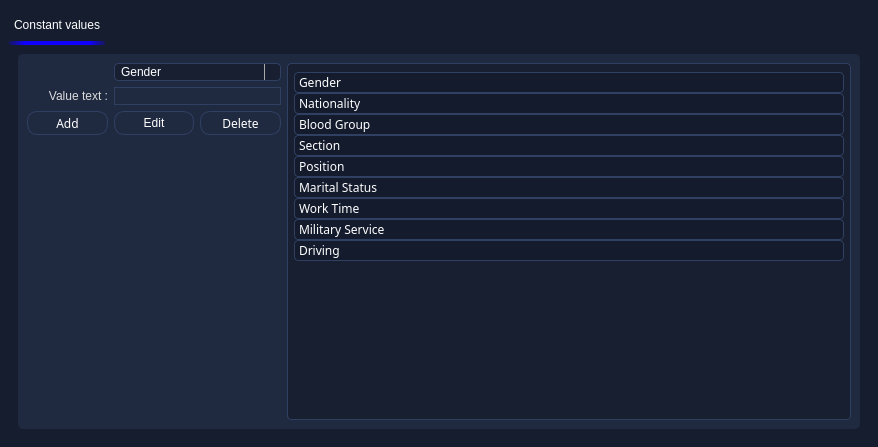
<?xml version="1.0" encoding="UTF-8"?>
<ui version="4.0">
 <class>settings</class>
 <widget class="QMainWindow" name="settings">
  <property name="geometry">
   <rect>
    <x>0</x>
    <y>0</y>
    <width>878</width>
    <height>447</height>
   </rect>
  </property>
  <property name="minimumSize">
   <size>
    <width>878</width>
    <height>447</height>
   </size>
  </property>
  <property name="maximumSize">
   <size>
    <width>878</width>
    <height>447</height>
   </size>
  </property>
  <property name="windowTitle">
   <string>settings</string>
  </property>
  <property name="windowIcon">
   <iconset>
    <normaloff>icons/hr logo.png</normaloff>icons/hr logo.png</iconset>
  </property>
  <property name="styleSheet">
   <string notr="true">background-color: rgb(21, 29, 47);</string>
  </property>
  <widget class="QWidget" name="centralwidget">
   <layout class="QGridLayout" name="gridLayout">
    <item row="0" column="0">
     <widget class="QTabWidget" name="tabWidget">
      <property name="styleSheet">
       <string notr="true">
QTabWidget::pane {
    border-top: 0px solid #C2C7CB;
}
QTabWidget::tab-bar {
    left: 0px; 
}
QTabBar::tab {
	background-color: qlineargradient(spread:pad, x1:0, y1:0, x2:1, y2:0, stop:0 rgba(0, 0, 0, 0), stop:1 rgba(255, 255, 255, 0));
    border: 0px solid rgb(0, 0, 0);
    min-width: 53ex;
    padding: 09px;
	color:rgb(255,255,255)
}
#frame_54,QProgressBar,QLineEdit{
background-color: qradialgradient(spread:pad, cx:0.5, cy:0.5, radius:0.5, fx:0.5, fy:0.5, stop:0.243781 rgba(62, 62, 62, 0));
}
QTabBar::tab:selected, QTabBar::tab:hover {
    background:qradialgradient(spread:pad, cx:0.5, cy:0.5, radius:0.5, fx:0.5, fy:0.5, stop:0.243781 rgba(62, 62, 62, 0));

	border-bottom: 4px solid qlineargradient(spread:pad, x1:0, y1:0, x2:1, y2:0, stop:0 rgba(0, 112, 187, 0), stop:0.263682 rgba(0, 112, 187, 255), stop:0.517413 rgba(0, 112, 187, 255), stop:0.766169 rgba(0, 112, 187, 255), stop:1 rgba(0, 112, 187, 0));
}

 
QTabBar::tab:selected {
    border-color:  qlineargradient(spread:pad, x1:0, y1:0, x2:1, y2:0, stop:0 rgba(0, 112, 187, 0), stop:0.189055 rgba(17, 0, 255, 255), stop:0.517413 rgba(17, 0, 255, 255), stop:0.81592 rgba(17, 0, 255, 255), stop:1 rgba(0, 112, 187, 0));
}
QTabBar::tab:!selected {
    margin-bottom: 4px; 
}
QTabBar::tab:selected {
    margin-left: -4px;
    margin-right: -4px;
}

#frame{
background-color: rgb(31, 41, 64);
 border-radius: 5px;
color:rgb(255,255,255);
	
}
QLabel,QCheckBox{

color: rgb(220, 220, 220);
}

QComboBox::drop-down {

    border-left-width: 1px;
    border-left-color: darkgray;
    border-left-style: solid;
    border-top-right-radius: 3px;
}

#edit{
border: 2px solid rgb(198, 116, 69);
color: rgb(220, 220, 220);
}
#delete_item{
border: 2px solid rgb(218, 0, 3);
color: rgb(220, 220, 220);
}
#add_new_item{
border: 2px solid rgb(45, 208, 0);
color: rgb(220, 220, 220);
}
#edit:pressed , #delete_item:pressed , #add_new_item:pressed{
color: rgb(255, 255, 255);
	background-color: rgb(21, 29, 47);
}






QLabel,QCheckBox{
background-color: qradialgradient(spread:pad, cx:0.5, cy:0.5, radius:0.5, fx:0.5, fy:0.5, stop:0.243781 rgba(62, 62, 62, 0));
}


QLineEdit , QPushButton , QToolButton , QListWidget , QListWidget::item ,QComboBox , QPushButton , QDateEdit,QTimeEdit
,QTextEdit
{
padding-left:6px;
padding-right:6px;
color:rgb(255,255,255);
border: 1px solid rgb(48, 64, 99);;
background-color: qradialgradient(spread:pad, cx:0.5, cy:0.5, radius:0.5, fx:0.5, fy:0.5, stop:0.243781 rgba(62, 62, 62, 0));
border-radius: 4px;

}

QComboBox{
padding-left:6px;
padding-right:6px;
color:rgb(255, 255, 255);
border: 1px solid rgb(48, 64, 99);;
background-color: rgb(23, 31, 49);
border-radius: 4px;
}


QListWidget{
background-color: rgb(23, 31, 49);

}


QPushButton , QToolButton,QLineEdit,QDateEdit,QTimeEdit{

border-radius: 10px;}




QScrollBar::sub-page:vertical ,QScrollBar::add-page:vertical{
background:rgb(24, 32, 49);}


QToolButton:pressed,QPushButton:pressed,QListWidget:item {
padding:1px;
background-color: rgb(20, 27, 45);}


QListWidget {
padding-top:8px;

}
 QPushButton , QToolButton{

padding:0px;
}


QScrollBar::handle:vertical,QListWidget:item:hover{
border-radius: 4px;
border: 2px solid rgb(164, 190, 217);
background-color: qradialgradient(spread:pad, cx:0.5, cy:0.5, radius:0.5, fx:0.5, fy:0.5, stop:0.243781 rgba(62, 62, 62, 0));
}


QListWidget::item:selected {
background-color: qradialgradient(spread:pad, cx:0.5, cy:0.5, radius:0.5, fx:0.5, fy:0.5, stop:0.243781 rgba(62, 62, 62, 0));

border: 2px solid rgb(17, 0, 255);
color:rgb(10, 57, 170);
}






QToolTip{
color:rgb(210,210,210);
background-color:rgb(42, 58, 94);
border-radius: 7px;
border: 2px solid rgb(0, 112, 187);
}
</string>
      </property>
      <property name="currentIndex">
       <number>0</number>
      </property>
      <widget class="QWidget" name="tab">
       <attribute name="title">
        <string>Constant values</string>
       </attribute>
       <layout class="QGridLayout" name="gridLayout_2">
        <item row="0" column="0">
         <widget class="QFrame" name="frame">
          <property name="minimumSize">
           <size>
            <width>116</width>
            <height>0</height>
           </size>
          </property>
          <property name="styleSheet">
           <string notr="true"/>
          </property>
          <property name="frameShape">
           <enum>QFrame::StyledPanel</enum>
          </property>
          <property name="frameShadow">
           <enum>QFrame::Raised</enum>
          </property>
          <layout class="QGridLayout" name="gridLayout_3" columnstretch="1,1,1,5" columnminimumwidth="1,1,1,5">
           <item row="2" column="2">
            <widget class="QPushButton" name="delete_value">
             <property name="sizePolicy">
              <sizepolicy hsizetype="Minimum" vsizetype="Preferred">
               <horstretch>0</horstretch>
               <verstretch>0</verstretch>
              </sizepolicy>
             </property>
             <property name="minimumSize">
              <size>
               <width>81</width>
               <height>24</height>
              </size>
             </property>
             <property name="maximumSize">
              <size>
               <width>81</width>
               <height>24</height>
              </size>
             </property>
             <property name="font">
              <font>
               <family>Yu Gothic UI Semibold</family>
              </font>
             </property>
             <property name="text">
              <string>Delete</string>
             </property>
            </widget>
           </item>
           <item row="1" column="0">
            <widget class="QLabel" name="label">
             <property name="text">
              <string>&lt;html&gt;&lt;head/&gt;&lt;body&gt;&lt;p align=&quot;right&quot;&gt;Value text :&lt;/p&gt;&lt;/body&gt;&lt;/html&gt;</string>
             </property>
            </widget>
           </item>
           <item row="0" column="1" colspan="2">
            <widget class="QComboBox" name="comboBox">
             <item>
              <property name="text">
               <string>Gender</string>
              </property>
             </item>
             <item>
              <property name="text">
               <string>Nationality</string>
              </property>
             </item>
             <item>
              <property name="text">
               <string>Blood Group</string>
              </property>
             </item>
             <item>
              <property name="text">
               <string>Section</string>
              </property>
             </item>
             <item>
              <property name="text">
               <string>Position</string>
              </property>
             </item>
             <item>
              <property name="text">
               <string>Marital Status</string>
              </property>
             </item>
             <item>
              <property name="text">
               <string>Work Time</string>
              </property>
             </item>
             <item>
              <property name="text">
               <string>Military Service</string>
              </property>
             </item>
             <item>
              <property name="text">
               <string>Driving</string>
              </property>
             </item>
            </widget>
           </item>
           <item row="2" column="0">
            <widget class="QPushButton" name="add_value">
             <property name="sizePolicy">
              <sizepolicy hsizetype="Minimum" vsizetype="Preferred">
               <horstretch>0</horstretch>
               <verstretch>0</verstretch>
              </sizepolicy>
             </property>
             <property name="minimumSize">
              <size>
               <width>81</width>
               <height>24</height>
              </size>
             </property>
             <property name="maximumSize">
              <size>
               <width>81</width>
               <height>24</height>
              </size>
             </property>
             <property name="font">
              <font>
               <family>Yu Gothic UI Semibold</family>
              </font>
             </property>
             <property name="text">
              <string>Add</string>
             </property>
            </widget>
           </item>
           <item row="2" column="1">
            <widget class="QPushButton" name="edit_value">
             <property name="minimumSize">
              <size>
               <width>80</width>
               <height>24</height>
              </size>
             </property>
             <property name="maximumSize">
              <size>
               <width>80</width>
               <height>24</height>
              </size>
             </property>
             <property name="text">
              <string>Edit</string>
             </property>
            </widget>
           </item>
           <item row="1" column="1" colspan="2">
            <widget class="QLineEdit" name="value_text"/>
           </item>
           <item row="0" column="3" rowspan="4">
            <widget class="QListWidget" name="variables">
             <property name="font">
              <font>
               <family>Yu Gothic UI Semibold</family>
              </font>
             </property>
             <property name="verticalScrollMode">
              <enum>QAbstractItemView::ScrollPerPixel</enum>
             </property>
             <property name="horizontalScrollMode">
              <enum>QAbstractItemView::ScrollPerPixel</enum>
             </property>
             <property name="spacing">
              <number>1</number>
             </property>
             <item>
              <property name="text">
               <string>Gender</string>
              </property>
             </item>
             <item>
              <property name="text">
               <string>Nationality</string>
              </property>
             </item>
             <item>
              <property name="text">
               <string>Blood Group</string>
              </property>
             </item>
             <item>
              <property name="text">
               <string>Section</string>
              </property>
             </item>
             <item>
              <property name="text">
               <string>Position</string>
              </property>
             </item>
             <item>
              <property name="text">
               <string>Marital Status</string>
              </property>
             </item>
             <item>
              <property name="text">
               <string>Work Time</string>
              </property>
             </item>
             <item>
              <property name="text">
               <string>Military Service</string>
              </property>
             </item>
             <item>
              <property name="text">
               <string>Driving</string>
              </property>
             </item>
            </widget>
           </item>
          </layout>
         </widget>
        </item>
       </layout>
      </widget>
     </widget>
    </item>
   </layout>
  </widget>
 </widget>
 <resources/>
 <connections/>
</ui>
